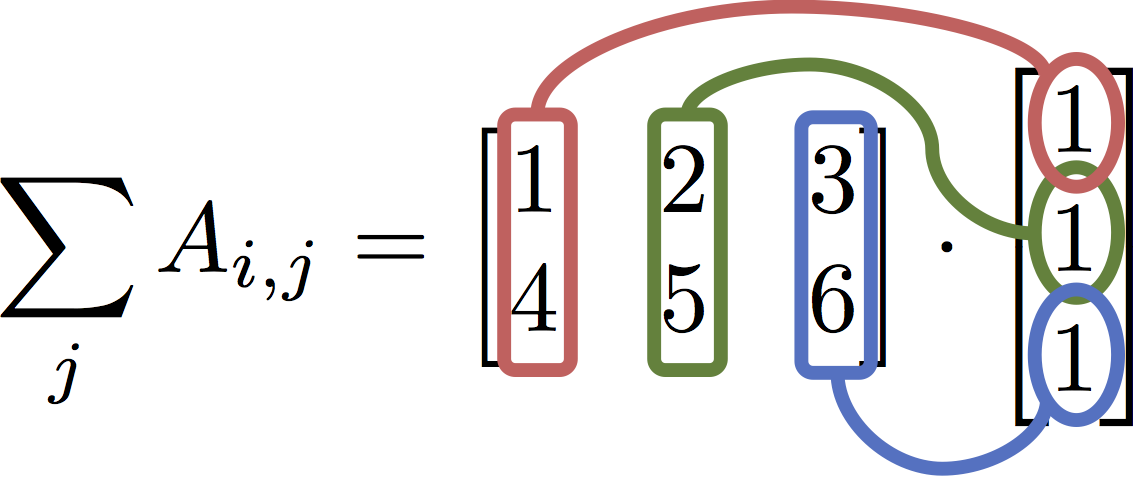
#> input picture sp17/assets/notebooks/python_tools/broadcast_equation.png, 1133 x 477 px, given in place of numpy_project_page.jpg, which was not available
$ jupyter execute --allow-errors lec7.ipynb   (shell and % lines are left out)   (older library calls are emulated)   (text cells are left out)
#> lines starting #> are read from the running program, lines starting #| are printed output that depends on the picture; pictures that were not available may be replaced by others from this repository, and a replacement may not be noted
[cell 1]
import matplotlib.pyplot as plt
import seaborn as sns
import numpy as np
sns.set_context("talk")

[cell 2]
import numpy as np

[cell 3]
np.array([[1.,2.], [3.,4.]])

[cell 4]
np.array([["A", "matrix"], ["of", "words."]])

[cell 5]
np.zeros(5)

[cell 6]
np.ones([3,2])

[cell 7]
np.eye(4)

[cell 8]
np.arange(0, 10, 2)

[cell 9]
np.arange(np.datetime64('2016-12-31'), np.datetime64('2017-02-01'))

[cell 10]
np.linspace(0, 5, 10)

[cell 11]
np.random.randn(3,2)

[cell 12]
np.random.permutation(10)

[cell 13]
A = np.array([[1.,2., 3.], [4.,5., 6.]])
print(A)
A.shape

[cell 14]
A.dtype

[cell 15]
np.arange(1,5).dtype

[cell 16]
(np.array([True, False])).dtype

[cell 17]
np.array(["Hello", "Worlddddd!"]).dtype

[cell 18]
np.array([1,2,3]).astype(float)

[cell 19]
np.array(["1","2","3"]).astype(int)

#> (a cell that did not finish here is left out)

[cell 21]
A.shape

[cell 22]
print(A.dtype)

[cell 23]
print(A[0])
print(A[1])
#> (the rest of this cell did not finish here and is left out)

[cell 24]
np.arange(1,13)

[cell 25]
A = np.arange(1,13).reshape(4,3)
A

[cell 26]
A.flatten()

[cell 27]
print(A.dtype)
A.data.tobytes()

[cell 28]
print(np.arange(1,13).reshape(4,3, order='C'))
print()
print(np.arange(1,13).reshape(4,3, order='F'))

[cell 29]
H = np.arange(1,13).reshape(4,3)
print("Before:\n", H)

[cell 30]
H[:2, 1:] = 0
print("After:\n", H)

[cell 31]
A = np.array([[  1.,   2.,   3.],
       [  4.,   5.,   -999.0],
       [  7.,   8.,   9.],
       [ 10.,  -999.0,  -999.0]])

A > 3.

[cell 32]
A = np.array([[  1.,   2.,   3.],
       [  4.,   5.,   -999.0],
       [  7.,   8.,   9.],
       [ 10.,  -999.0,  -999.0]])

A[A > 3]

[cell 33]
A = np.array([[  1.,   2.,   3.],
       [  4.,   5.,   -999.0],
       [  7.,   8.,   9.],
       [ 10.,  -999.0,  -999.0]])

[cell 34]
ind = (A == -999.0)
print(ind)

[cell 35]
A[ind] = np.nan
A

[cell 36]
np.mean(A)

[cell 37]
np.nanmean(A)

[cell 38]
names = np.array(["Joey", "Henry", "Joseph",
                  "Jim", "Sam", "Deb", "Mike",
                  "Bin", "Joe", "Andrew", "Bob"])

# these are not really our favorite numbers ...
#   (... but I really like 0)
favorite_number = np.arange(len(names))


staff = ["Joey", "Bin", "Deb", "Joe",
         "Sam", "Henry", "Andrew", "Joseph"]

[cell 39]
is_staff = np.in1d(names, staff)
is_staff

[cell 40]
favorite_number[is_staff].sum()

[cell 41]
starts_with_j = np.char.startswith(names, "J")
starts_with_j[is_staff].mean()

[cell 42]
favorite_number[starts_with_j & is_staff].sum()

[cell 43]
data = np.random.rand(1000000)

[cell 44]
s = 0
for x in data:
    if x > 0.5:
        s += x
result = s/len(data)

[cell 45]
result = data[data > 0.5].mean()

[cell 46]
A = np.arange(1., 13.).reshape(4,3)
print(A)

[cell 47]
A * 0.5 + 3

[cell 48]
A.T

[cell 49]
A.sum()

[cell 50]
A.mean()

[cell 51]
A = np.arange(1., 13.).reshape(4,3)
print(A)

(A - np.exp(np.log(A)))

[cell 52]
0.1 + 0.2 == 0.3

[cell 53]
print(0.1 + 0.2)

[cell 54]
help(np.isclose)

[cell 55]
A.sum(axis=0)

[cell 56]
A.sum(axis=1)

[cell 57]
A = np.array([[1, 2, 3], [4, 5, 6]])
b = np.ones(3)
A * b

[cell 58]
A.dot(b)

[cell 59]
A @ b

[cell 60]
A = np.array([[5, -3], [-9, 2]])
b = np.array([2,-7])

[cell 61]
from numpy.linalg import inv
inv(A) @ b

[cell 62]
from numpy.linalg import solve
solve(A, b)

[cell 63]
import scipy.ndimage
image = scipy.ndimage.imread("numpy_project_page.jpg")
#> image is the input picture: shape (477, 1133, 4); mean R, G, B, A 231.2, 229.4, 229.5, 255
image.shape
#> Out = (477, 1133, 4)

[cell 64]
with sns.axes_style("white"):
    plt.imshow(image)

[cell 65]
imageC = image.copy()
#> (the rest of this cell did not finish here and is left out)

[cell 66]
green_data = np.floor(image[:,:,1]).astype(image.dtype)
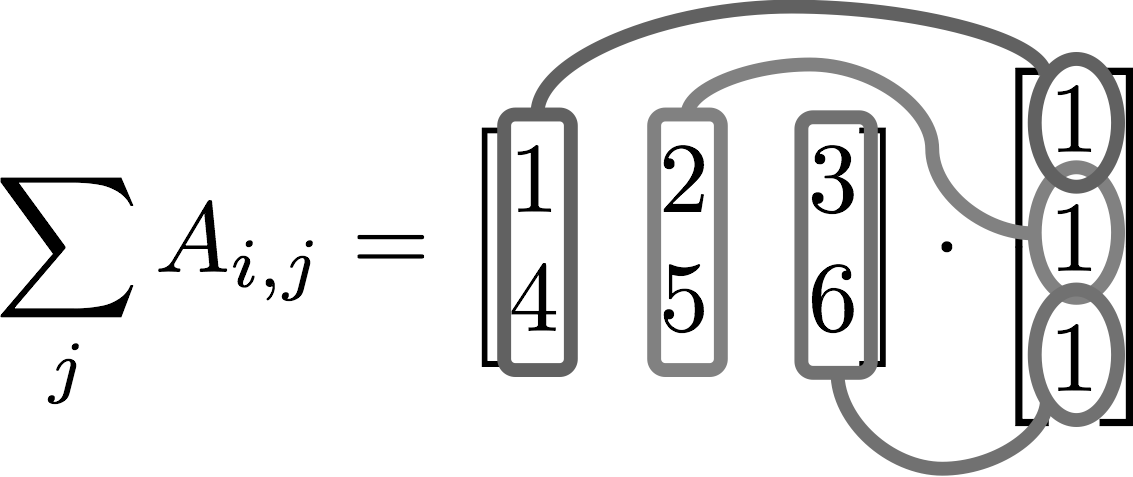
#> green_data: shape (477, 1133); min 0, max 255, mean 229.4

blue_data = np.floor(image[:,:,2]).astype(image.dtype)
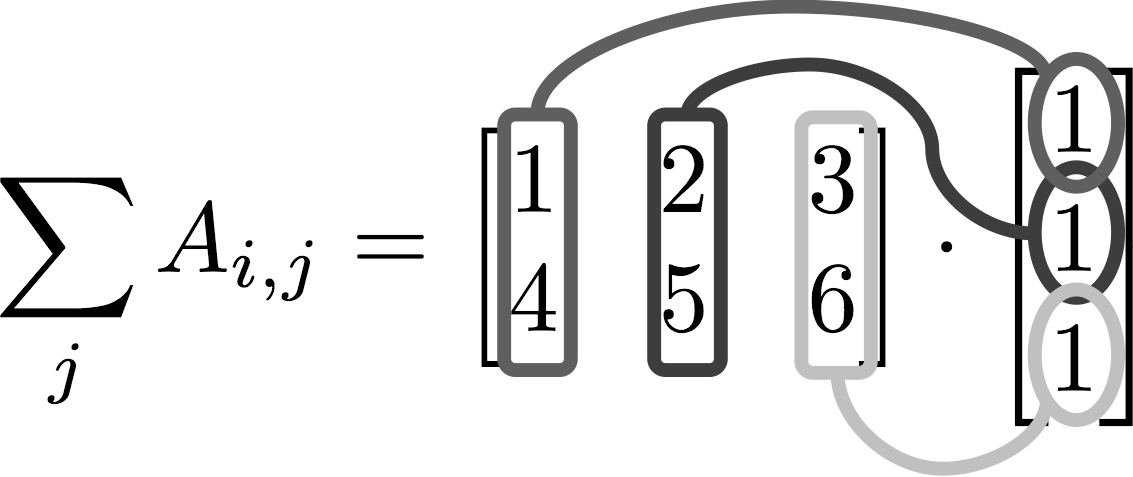
#> blue_data: shape (477, 1133); min 0, max 255, mean 229.5

[cell 67]
plt.figure(figsize=(20,10))
with sns.axes_style("white"):
    plt.subplot(1,2,1)
    plt.title("Green")
    plt.imshow(green_data)
    plt.subplot(1,2,2)
    plt.title("Blue")
    plt.imshow(blue_data)
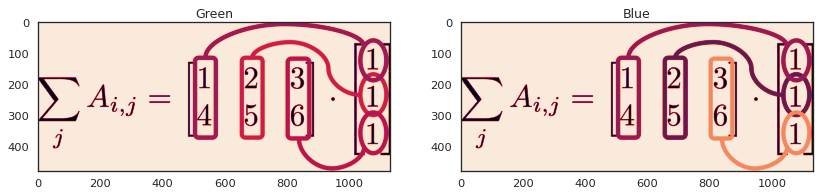
#> figure drawn by matplotlib, 2 panels

[cell 68]
import pandas as pd

[cell 69]
pop = np.array([10.01, 0.84, 8.41, 13.62, np.nan, 0.84, 0.01, 0.01])
city = ["Seoul", "SF", "NYC", "Tokyo", "Typo", "SF", "Mechville", "Zootopia"]

[cell 70]
pop_series = pd.Series(pop, index=city, name="Population")
pop_series

[cell 71]
pop_series["Seoul"]

[cell 72]
pop_series["SF"]

[cell 73]
pop_series.iloc[1:3]

[cell 74]
pop_series[pop_series > 10.]

[cell 75]
pop_series.values

[cell 76]
pop_series.index

[cell 77]
np.log(pop_series + 1.0)

#> (a cell that did not finish here is left out)

[cell 79]
pop_series.notnull()

[cell 80]
pop_series.dropna()

[cell 81]
pop_series.drop_duplicates()

[cell 82]
pop_series[ ~pop_series.index.duplicated(keep="first") ]

[cell 83]
pop_series.groupby(pop_series.index).first()

[cell 84]
pop_series_clean = (pop_series
    .groupby(pop_series.index).first()
    .dropna()
)
pop_series_clean

[cell 85]
pop_series_clean.sort_values(ascending=False)

[cell 86]
pop_series_clean.sort_index()

[cell 87]
pop_series_clean.head(n=3)

[cell 88]
pop_series_clean.describe()

[cell 89]
(pop_series_clean
     .sort_values(ascending=False)
     .plot.bar()
)

plt.ylabel('Population in Millions')
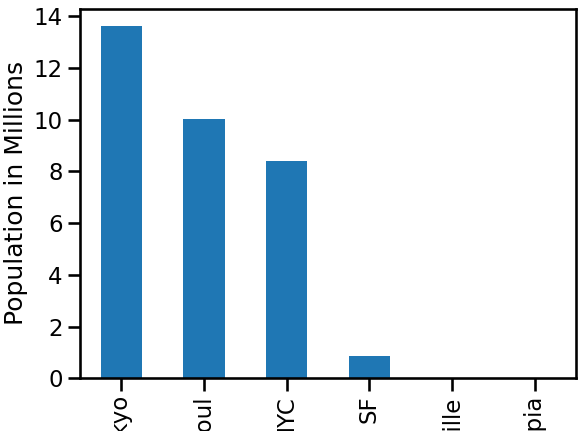
#> figure drawn by matplotlib, 1 panel; tallest bar 13.62 high, from x = -0.25 to 0.25

[cell 90]
pop_series_clean.plot.hist(bins=4,
                           normed=True)
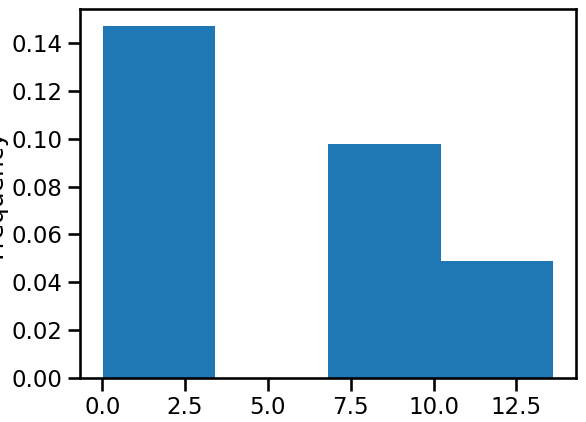
#> figure drawn by matplotlib, 1 panel; tallest bar 0.147 high, from x = 0.01 to 3.41

[cell 91]
text_series = pd.Series(["1,one", "2,two", "3,three", "4,four"],
                        name="Numbers")
text_series

[cell 92]
a = text_series.str.split(pat=",", expand=True)
a

[cell 93]
date_strings = pd.Series(["01/17/2017", "01/19/2017", "02/07/2017"],
                         index=["lec1", "lec2", "lec7"], name="Dates")
date_strings

[cell 94]
dates = pd.to_datetime(date_strings)
dates

[cell 95]
dates.dt.dayofweek

[cell 96]
import pandas as pd

[cell 97]
baby_names_dictionary = {
    "Name": ["Emma", "Liam", "Noah", "Olivia",  "Sophia"],
    "Sex": ["F", "M", "M", "F", "F"],
    "Count": [20355, 18281, 19511, 19553, 17327]
}
baby_names_dictionary

[cell 98]
baby_names = pd.DataFrame(baby_names_dictionary)
baby_names

[cell 99]
baby_names['Name']

[cell 100]
baby_names[['Name', 'Sex']]

[cell 101]
baby_names.index

[cell 102]
baby_names.loc[[1,3]]

[cell 103]
baby_names = baby_names.set_index(['Name', 'Sex'])
baby_names

[cell 104]
baby_names.loc[[("Liam", "M"), ("Noah", "M")]]

#> (a cell that did not finish here is left out)

[cell 106]
column_names = ["State", "Sex", "Year", "Name", "Count"]
#> (the rest of this cell did not finish here and is left out)

[cell 107]
import os

file_names = (f for f in os.listdir() if f.endswith(".TXT"))

#> (the rest of this cell did not finish here and is left out)

[cell 108]
baby_names.head()

[cell 109]
len(baby_names)

[cell 110]
baby_names['Count'].sum()

#> (a cell that did not finish here is left out)

#> (a cell that did not finish here is left out)

#> (a cell that did not finish here is left out)

#> (a cell that did not finish here is left out)

#> (a cell that did not finish here is left out)

#> (a cell that did not finish here is left out)

[cell 117]
gender_counts = baby_names.groupby("Sex")[["Count"]].sum()
gender_counts.head()

[cell 118]
name_counts = baby_names.groupby('Name')[['Count']].sum()
name_counts.head()

[cell 119]
(
name_counts['Count']
    .sort_values(ascending=False)
    .head(20)
    .plot.barh()
)
# Reverse the ordering of names so the largest value comes first
plt.gca().invert_yaxis()
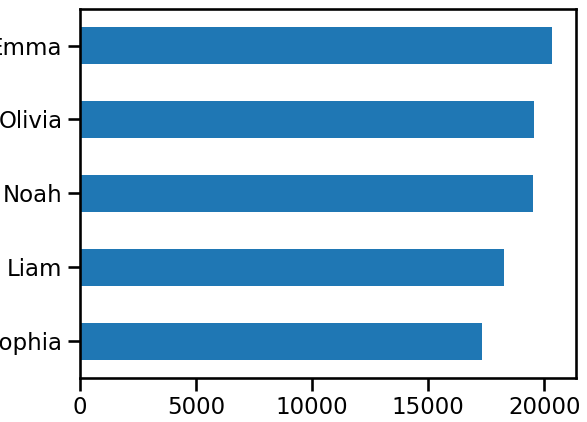
#> figure drawn by matplotlib, 1 panel

[cell 120]
name_counts = baby_names.groupby(['Sex','Name'])['Count'].sum()

plt.subplot(2,1,1)
(name_counts
     .loc['F']
     .sort_values(ascending=False)
     .head(15)
     .plot.barh()
)
plt.ylabel('Female Names')
# Reverse the ordering of names so the largest value comes first
plt.gca().invert_yaxis()
plt.xlim(0, name_counts.max())
plt.subplot(2,1,2)
(name_counts
     .loc['M']
     .sort_values(ascending=False)
     .head(15)
     .plot.barh()
)
plt.gca().invert_yaxis()
plt.ylabel('Male Names')
plt.xlim(0, name_counts.max())
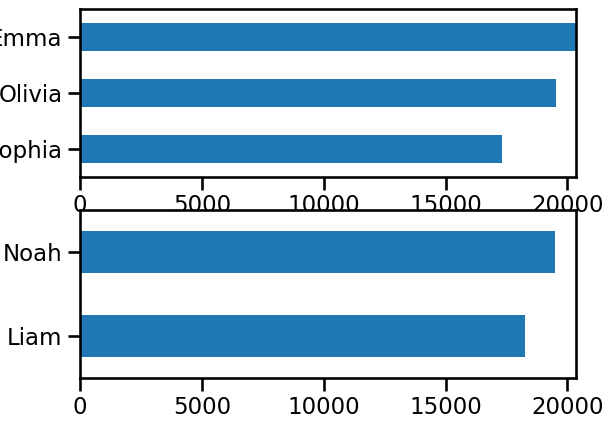
#> figure drawn by matplotlib, 2 panels

$ run again, on sp17/assets/notebooks/linear_regression/input_table.png
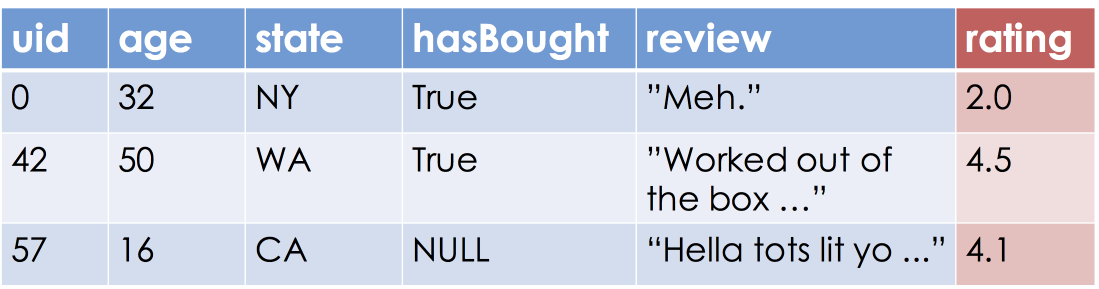
#> input picture sp17/assets/notebooks/linear_regression/input_table.png, 2197 x 577 px, given in place of numpy_project_page.jpg, which was not available (shown at 1/2 size)
#> image is the input picture: shape (577, 2197, 4); mean R, G, B, A 202.3, 208.1, 224.7, 255
#> `blue_data = np.floor(image[:,:,2]).astype(image.dtype)`:
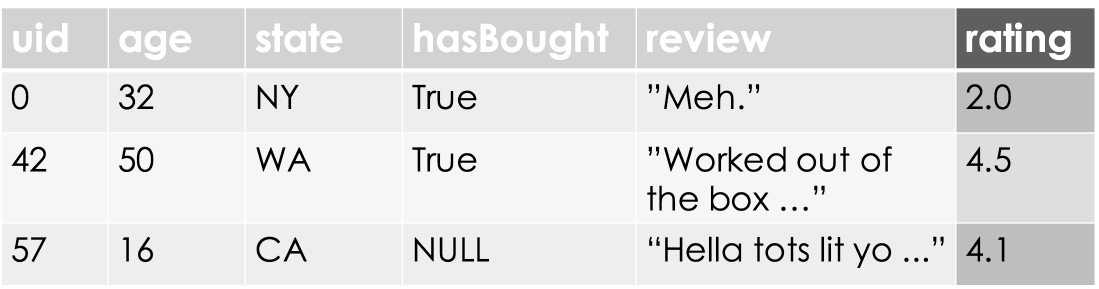
#> blue_data: shape (577, 2197) (shown at 1/2 size); min 0, max 255, mean 224.7
#> `[cell 67] plt.figure(figsize=(20,10)) with sns.axes_style("white"): pl..`:
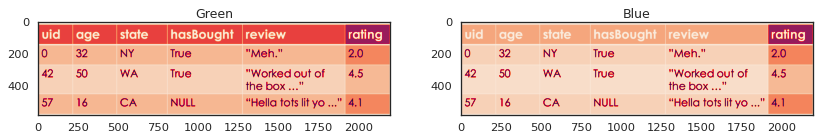
#> figure drawn by matplotlib, 2 panels

$ run again, on sp17/assets/notebooks/linear_regression/train_test_split.png
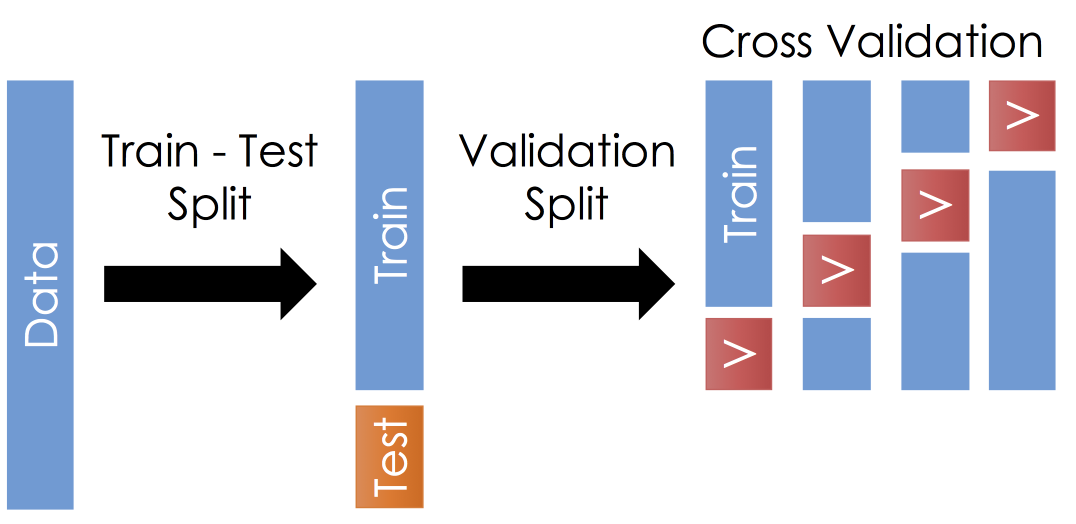
#> input picture sp17/assets/notebooks/linear_regression/train_test_split.png, 2152 x 1047 px, given in place of numpy_project_page.jpg, which was not available (shown at 1/2 size)
#> image is the input picture: shape (1047, 2152, 4); mean R, G, B, A 215.4, 218.8, 228.6, 255
#> `blue_data = np.floor(image[:,:,2]).astype(image.dtype)`:
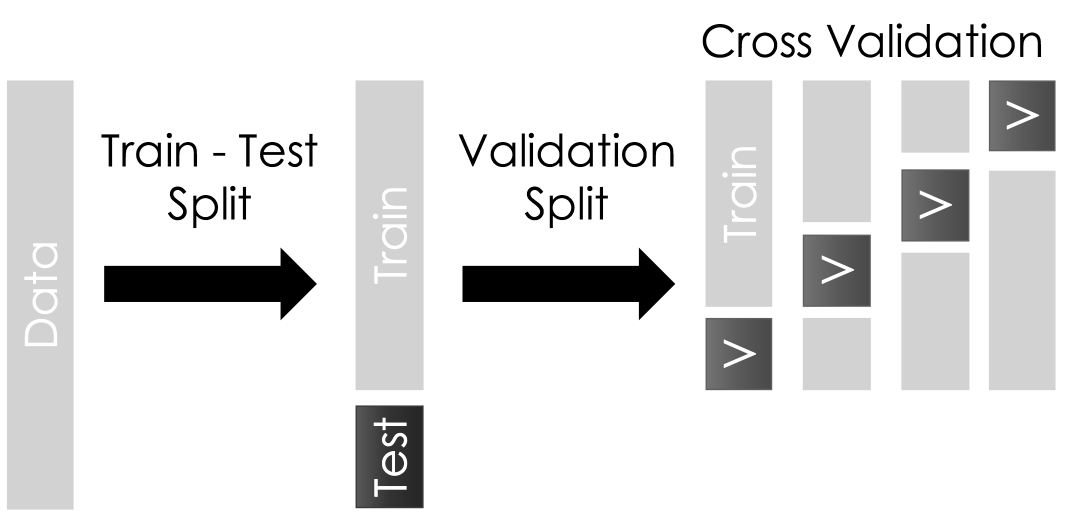
#> blue_data: shape (1047, 2152) (shown at 1/2 size); min 0, max 255, mean 228.6
#> `[cell 67] plt.figure(figsize=(20,10)) with sns.axes_style("white"): pl..`:
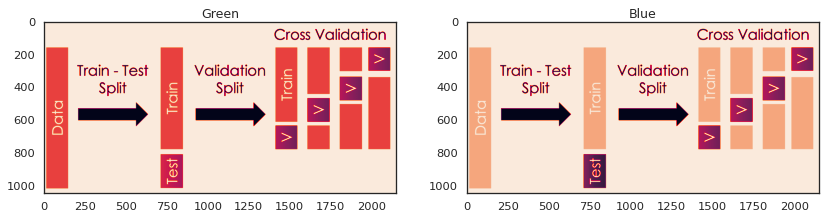
#> figure drawn by matplotlib, 2 panels
